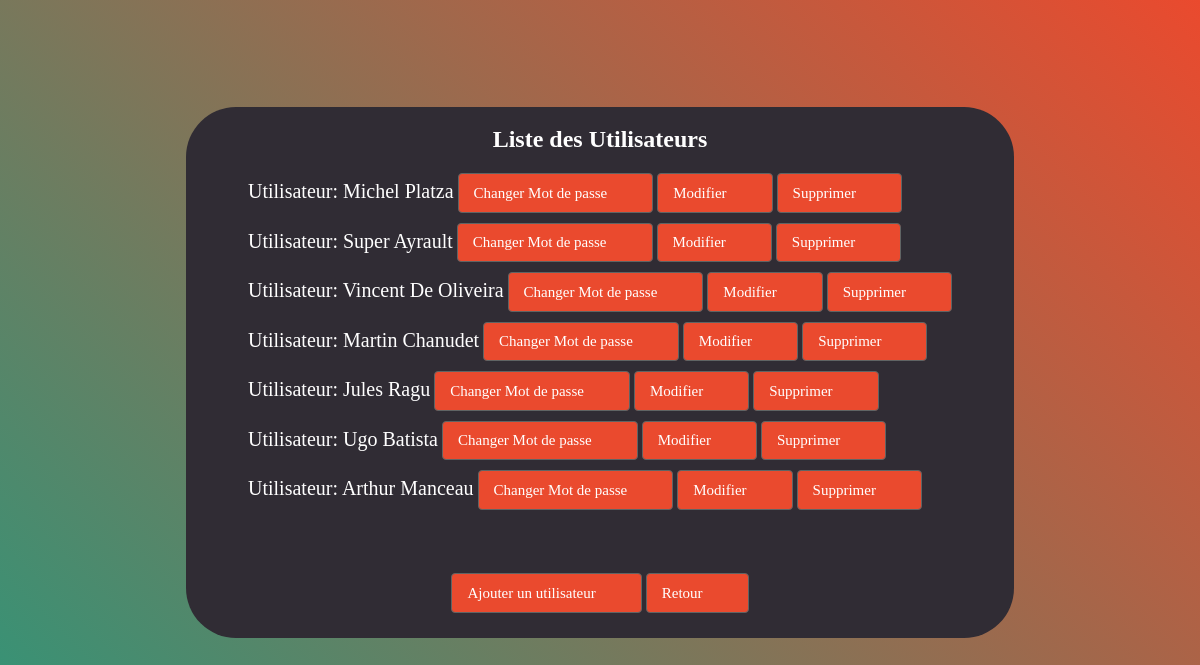
The page /BackOffice/BackUtilisateur/listeUtilisateur.php (signed in) on the database its author committed.
### tables this page shows
CREATE TABLE `utilisateur` (
  `idUser` int(11) NOT NULL,
  `nom` varchar(50) NOT NULL,
  `prenom` varchar(50) NOT NULL,
  `psw` varchar(255) DEFAULT NULL,
  `aPermis` tinyint(1) DEFAULT NULL,
  `nomUser` varchar(50) NOT NULL
);

### BackOffice/BackUtilisateur/listeUtilisateur.php (the view, shortened to what this page needs)
<!DOCTYPE html>
<html lang="en">
<head>
    <link rel="stylesheet" href="../../css/styleForm.css">
</head>
<body>
    <div class="box">
    <h2 class="center">Liste des Utilisateurs</h2>
    <div class="scrollable">
        <?php
        require_once "../../php/connection.php";
        $sqlUser=$connection ->prepare('SELECT idUser, nom, prenom FROM utilisateur;');
        $sqlUser->execute();
        $ligneUser = $sqlUser->fetchall();
        foreach($ligneUser as $user){
            ?>
            <div style="margin-bottom:10px;">
                <label>Utilisateur: <?php echo $user['prenom']." ".$user['nom']; ?></label>
                <a href="changePassword.php?id=<?php echo $user['idUser'] ?>"><button class="btn">Changer Mot de passe</button></a>
                <a href="modifierForm.php?id=<?php echo $user['idUser'] ?>"><button class="btn">Modifier</button></a>
                <a href="supprimer.php?id=<?php echo $user['idUser'] ?>"><button class="btn">Supprimer</button></a>
            </div>
            <?php
        }
        ?>
    </div>
    <div>
        <a href="ajouterForm.php"><button class="btn">Ajouter un utilisateur</button></a>
        <a href="../BackOffice.php"><button class="btn">Retour</button></a>
    </div>
    </div>
</body>
</html>

### php/connection.php (shortened to what this page needs)
<!DOCTYPE html>
<html lang="en">
<head>
</head>
<body>
</body>
</html>

### css/styleForm.css (style rules this page uses)
body { background: rgb(34,155,126); background: linear-gradient(45deg, rgba(34,155,126,1) 0%, rgba(234,74,46,1) 100%); background-repeat: no-repeat; height: 100vh; overflow: hidden; }
.box { margin: auto; background: #302c34; border-radius: 50px; display: flex; width: 70%; flex-flow: column wrap; justify-content: center; align-items: center; padding-bottom: 25px; align-content: center; flex-direction: column; margin-top: 9%; }
.btn { background-color: #ea4a2e; border: thin solid #606464; border-radius: 4px; display: inline-block; font: inherit; line-height: 1.5em; padding: 0.5em 3em 0.5em 1em; color: white; font-size: 15px; }
label { color: white; font-size: 20px; }
.scrollable { overflow-y: scroll; height:400px; }
.center { color: #ffffff; }

### rows shown on the page
utilisateur: prenom "Michel", nom "Platza"
utilisateur: prenom "Super", nom "Ayrault"
utilisateur: prenom "Vincent", nom "De Oliveira"
utilisateur: prenom "Martin", nom "Chanudet"
utilisateur: prenom "Jules", nom "Ragu"
utilisateur: prenom "Ugo", nom "Batista"
utilisateur: prenom "Arthur", nom "Manceau"
